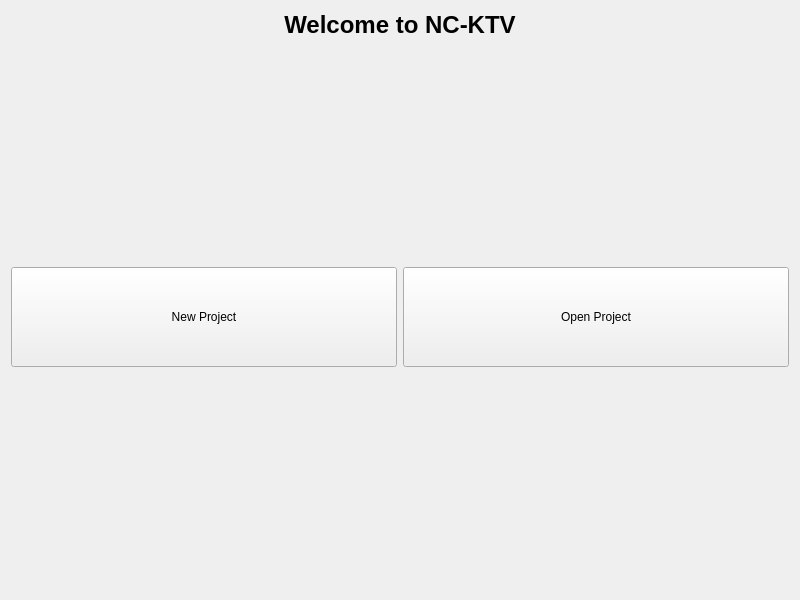
<?xml version="1.0" encoding="UTF-8"?>
<ui version="4.0">
 <class>DashboardWidget</class>
 <widget class="QWidget" name="DashboardWidget">
  <property name="geometry">
   <rect>
    <x>0</x>
    <y>0</y>
    <width>800</width>
    <height>600</height>
   </rect>
  </property>
  <property name="windowTitle">
   <string>Dashboard</string>
  </property>
  <layout class="QVBoxLayout" name="verticalLayout">
   <item>
    <widget class="QLabel" name="labelTitle">
     <property name="font">
      <font>
       <pointsize>18</pointsize>
       <bold>true</bold>
      </font>
     </property>
     <property name="text">
      <string>Welcome to NC-KTV</string>
     </property>
     <property name="alignment">
      <set>Qt::AlignCenter</set>
     </property>
    </widget>
   </item>
   <item>
    <spacer name="verticalSpacer">
     <property name="orientation">
      <enum>Qt::Vertical</enum>
     </property>
     <property name="sizeHint" stdset="0">
      <size>
       <width>20</width>
       <height>40</height>
      </size>
     </property>
    </spacer>
   </item>
   <item>
    <layout class="QHBoxLayout" name="horizontalLayout">
     <item>
      <widget class="QPushButton" name="btnNewProject">
       <property name="minimumSize">
        <size>
         <width>200</width>
         <height>100</height>
        </size>
       </property>
       <property name="text">
        <string>New Project</string>
       </property>
      </widget>
     </item>
     <item>
      <widget class="QPushButton" name="btnOpenProject">
       <property name="minimumSize">
        <size>
         <width>200</width>
         <height>100</height>
        </size>
       </property>
       <property name="text">
        <string>Open Project</string>
       </property>
      </widget>
     </item>
    </layout>
   </item>
   <item>
    <spacer name="verticalSpacer_2">
     <property name="orientation">
      <enum>Qt::Vertical</enum>
     </property>
     <property name="sizeHint" stdset="0">
      <size>
       <width>20</width>
       <height>40</height>
      </size>
     </property>
    </spacer>
   </item>
  </layout>
 </widget>
 <resources/>
 <connections/>
</ui>
